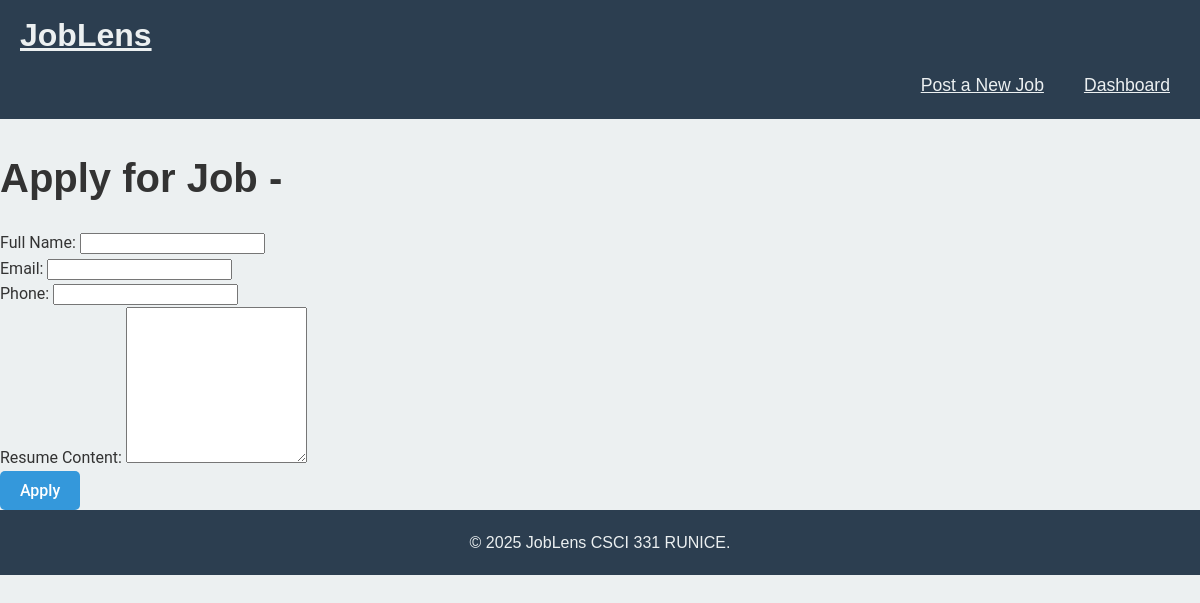
Before: /apply_job/4 with the older database file.
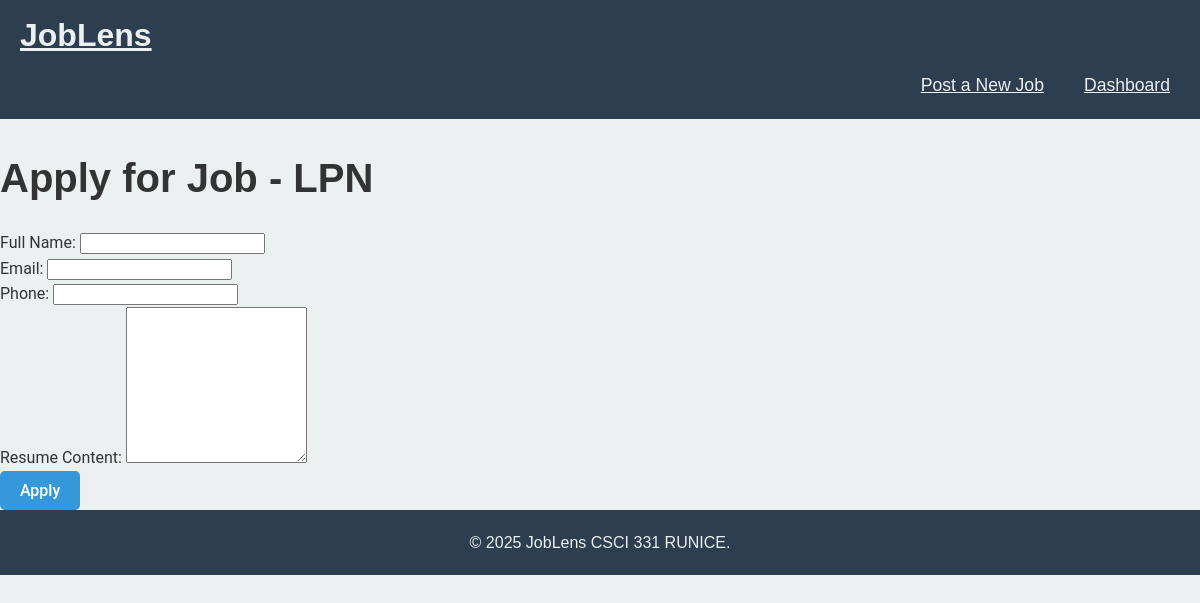
After: the same page with the newer database file.
### tables this page shows
CREATE TABLE Job_Listings (
            job_id INTEGER PRIMARY KEY,
            employer_id INTEGER,
            job_title TEXT NOT NULL,
            job_description TEXT,
            requirements TEXT,
            FOREIGN KEY (employer_id) REFERENCES Employers(employer_id)
        );

### flask_app/app.py (the view, shortened to what this page needs)
@app.route('/apply_job/<int:job_id>', methods=['GET', 'POST'])
def apply_job(job_id):
    conn = get_db_connection()
    cursor = conn.cursor()
    cursor.execute("SELECT * FROM Job_Listings WHERE job_id = ?", (job_id,))
    job = cursor.fetchone()
    conn.close()
    return render_template('apply_job.html', job=job, job_id=job_id)

### flask_app/app.py (called while the page is built)
def get_db_connection():
    conn = sqlite3.connect('database.db')
    conn.row_factory = sqlite3.Row
    return conn

### flask_app/templates/apply_job.html (shortened to what this page needs)
<!DOCTYPE html>
<html lang="en">
  <head>
    <link
      rel="stylesheet"
      href="{{ url_for('static', filename='css/styles.css') }}"
    />
  </head>
  <body>
    <nav class="custom-navbar">
      <div class="container">
        <a class="navbar-brand" href="/">JobLens</a>
        <div class="navbar-nav ms-auto custom-nav-items">
          <a class="nav-item nav-link" href="{{ url_for('add_job') }}"
            >Post a New Job</a
          >
          <a class="nav-item nav-link" href="{{ url_for('index') }}"
            >Dashboard</a
          >
        </div>
      </div>
    </nav>
    <div class="container mt-5">
      <h1 class="mb-4">Apply for Job - {{ job.job_title }}</h1>
      <form method="POST" class="job-application-form">
        <div class="form-group">
          <label for="name">Full Name:</label>
          <input
            type="text"
            id="name"
            name="name"
            required
            class="form-control"
          />
        </div>
        <div class="form-group">
          <label for="email">Email:</label>
          <input
            type="email"
            id="email"
            name="email"
            required
            class="form-control"
          />
        </div>
        <div class="form-group">
          <label for="phone">Phone:</label>
          <input
            type="text"
            id="phone"
            name="phone"
            required
            class="form-control"
          />
        </div>
        <div class="form-group">
          <label for="resume_content">Resume Content:</label>
          <textarea
            id="resume_content"
            name="resume_content"
            rows="10"
            class="form-control"
            required
          ></textarea>
        </div>
        <button type="submit" class="btn btn-primary">Apply</button>
      </form>
    </div>
    <footer class="footer mt-5">
      <p>&copy; 2025 JobLens CSCI 331 RUNICE.</p>
    </footer>
  </body>
</html>

Changed rows visible on the page:
added Job_Listings: job_title "LPN"
